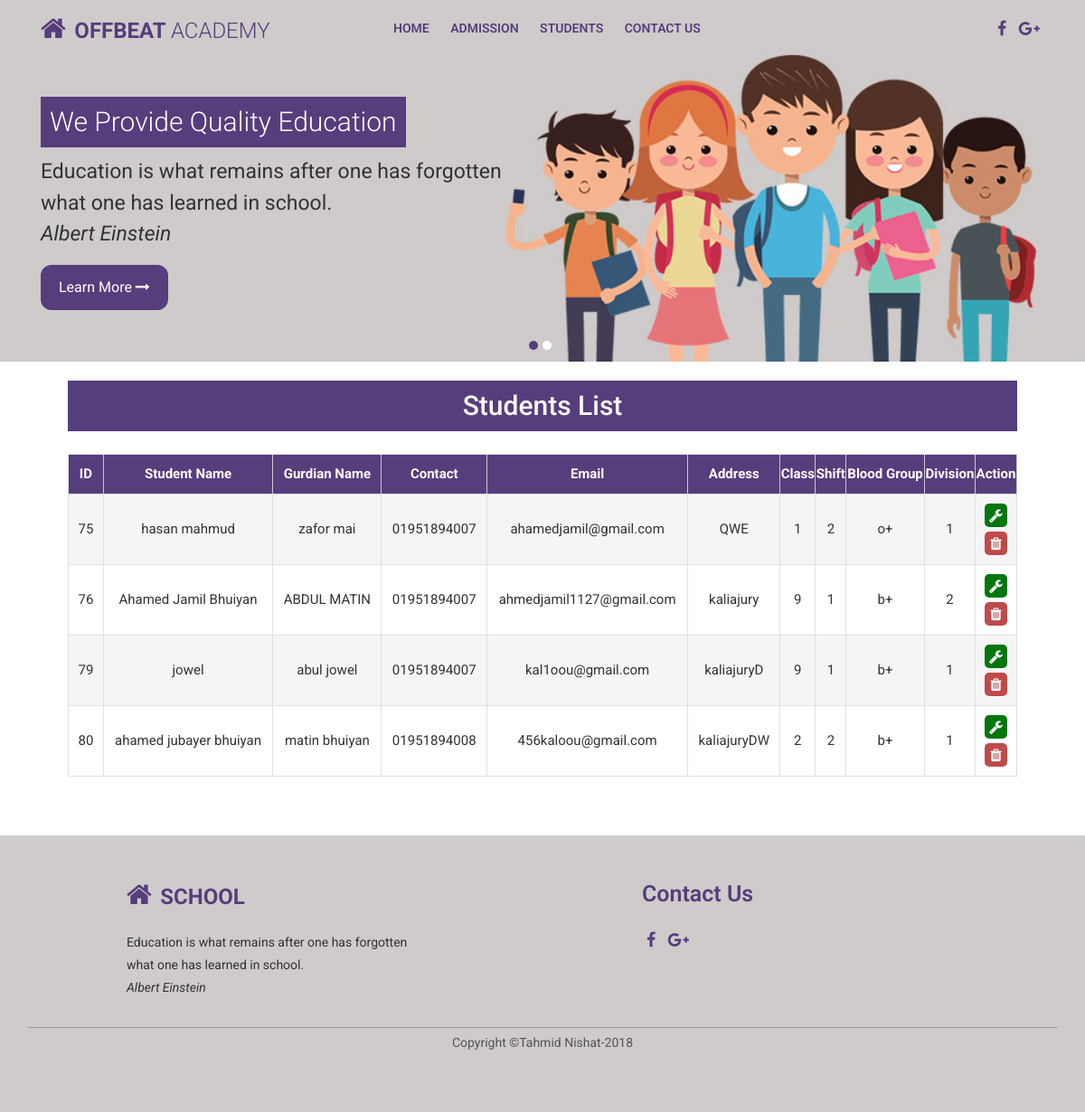
Screenshot of /admission/admission.php?a=view with the database file from the repository.
### tables this page shows
CREATE TABLE `student` (
  `id` int(11) NOT NULL,
  `sname` varchar(200) NOT NULL,
  `gname` varchar(200) NOT NULL,
  `contact` varchar(50) NOT NULL,
  `email` varchar(100) NOT NULL,
  `address` varchar(2000) NOT NULL,
  `class` varchar(10) NOT NULL,
  `shift` int(11) NOT NULL,
  `blgroup` varchar(5) NOT NULL,
  `division` int(11) NOT NULL
);

### admission/admin/view.php (the view, shortened to what this page needs)
<div id="padding">
<div class="section-title">
    <h3>Students list</h3>
</div>
        <?php
				$sql = "select * from student";
				$table = mysqli_query($cn, $sql);
				print '<table>';
				print '<tr><th>ID</th><th>Student Name</th><th>Gurdian Name</th><th>Contact</th><th>Email</th><th>Address</th><th>Class</th><th>Shift</th><th>Blood Group</th><th>Division</th><th>Action</th></tr>';
				while($row = mysqli_fetch_assoc($table))
				{
					print '<tr>';
					print '<td>'.htmlentities($row["id"]).'</td>';
					print '<td>'.htmlentities($row["sname"]).'</td>';
					print '<td>'.htmlentities($row["gname"]).'</td>';
					print '<td>'.htmlentities($row["contact"]).'</td>';
					print '<td>'.htmlentities($row["email"]).'</td>';
					print '<td>'.htmlentities($row["address"]).'</td>';
					print '<td>'.htmlentities($row["class"]).'</td>';
					print '<td>'.htmlentities($row["shift"]).'</td>';
					print '<td>'.htmlentities($row["blgroup"]).'</td>';
					print '<td>'.htmlentities($row["division"]).'</td>';
					print '<td> <a class= "action-e" href= "?a=edit&eid='.$row["id"].'"><i class="fa fa-wrench" title="Update"></i></a>
					<a class= "action-d" href= "?a='.$_GET['a'].'&did='.$row['id'].'"><i class="fa fa-trash" title="Delete"></i></a></td>';
					print '</tr>';
				}
				print '</table>';
    ?>
</div>

### admission/admission.php (shortened to what this page needs)
<!doctype html>
<html lang="en">
<head>
    <link rel="stylesheet" href="assets/css/bootstrap.min.css">
    <link rel="stylesheet" href="assets/css/font-awesome.min.css">
    <link rel="stylesheet" href="assets/css/owl.carousel.min.css">
    <link rel="stylesheet" href="addmisson.css">
</head>
<body>
    <div class="header-area header-absoulate">
        <div class="container">
            <div class="row">
                <div class="col-md-4">
                    <div class="logo">
                        <a href="">
                            <i class="fa fa-home"></i>
                            <span>Offbeat <span id="na">Academy</span></span>
                        </a>
                    </div>
                </div>
                <div class="col-md-7">
                    <div class="main-menu">
                        <?php include('component/menu.php'); ?>
                    </div>
                </div>
                <div class="col-md-1 text-right">
                    <span class="social-icon">
                        <a href=""><i class="fa fa-facebook"></i></a>
                        <a href=""><i class="fa fa-google-plus"></i></a>
                    </span>
                </div>
            </div>
        </div>
    </div>
    <div class="welcome-area">
        <div class="owl-carousel slider-content">
            <div class="single-slider-item slider-bg-1">
                <div class="slider-inner">
                    <div class="container">
                        <div class="row">
                            <div class="col-md-12">
                                <div class="slide-text">
                                    <h2>We provide quality education</h2>
                                    <p>Education is what remains after one has forgotten<br>
                                        what one has learned in school.
                                        <br><i>Albert Einstein</i>
                                    </p>
                                    <a href="" class="boxed-btn">learn more <i class="fa fa-long-arrow-right"></i></a>
                                </div>
                            </div>
                        </div>
                    </div>
                </div>
            </div>
        </div>
    </div>
    <div class="content-area">
        <div class="container-fluid">
            <div class="row">
                <div class="col-md-12">
                    <?php include ('component/controller.php'); ?>
                </div>
            </div>
        </div>
    </div>
    <footer>
        <div class="container">
            <div class="row">
                <div class="col-md-4">
                    <div class="widget">
                        <div class="logo">
                            <a href="">
                                <i class="fa fa-home"></i>
                                <span>School</span>
                            </a>
                            <p> Education is what remains after one has forgotten <br>
                                what one has learned in school.
                                <br><i>Albert Einstein</i>
                            </p>
                        </div>
                    </div>
                </div>
                <div class="col-md-4">
                    <h3>Contact Us</h3>
                    <span class="social-icon">
                        <a href=""><i class="fa fa-facebook"></i></a>
                        <a href=""><i class="fa fa-google-plus"></i></a>
                    </span>
                </div>
                <p class="copy-right">Copyright &copy;Tahmid Nishat-2018</p>
            </div>
        </div>
    </footer>
</body>
</html>

### admission/component/menu.php
<ul>
    <li><a href="/we/index.php">home</a></li>
    <li><a href="?a=student_add">admission</a></li>
    <li><a href="?a=view">students</a></li>
        <li><a href="?a=view">contact us</a></li>
</ul>

### admission/component/controller.php
<?php
if(isset($_GET['a']))
{
    if(file_exists(('admin/'.$_GET['a'].".php")))
    {
        include('admin/'.$_GET['a'].".php");
    }
    else
    {
        print '<h4>Warning ! You are trying to violating our system.</h4>';
        var_dump($_SERVER);
    }
}
else
{
    include('admin/student_add.php');
}
?>

### admission/addmisson.css (style rules this page uses)
* { margin: 0 auto; }
body { font-family: 'Roboto', sans-serif; font-size: 14px; }
h1, h2, h3, h4, h5, h6 { color: #333; text-transform: capitalize; margin-bottom: 10px; }
.header-area { background-color: #563D7C; padding: 10px; }
.header-absoulate { position: absolute; top: 0; left: 0; z-index: 9; width: 100%; background: none; color: #563D7C; margin-bottom: 30px; margin-top: 6px; }
.logo a i.fa.fa-home { color: #563D7C; font-size: 30px; margin-right: 6px; }
.logo span { display: inline-block; color: #563D7C; margin-left: 10px; text-transform: uppercase; margin: 0; font-size: 24px; font-weight: 700; }
.main-menu ul { padding: 0; margin: 0; list-style: none; }
.main-menu ul li { display: inline-block; }
.main-menu ul li a { display: block; padding: 5px 10px; color: #563D7C; text-transform: uppercase; text-align: center; font-weight: 600; transition: .4s; }
span.social-icon a { color: #563D7C; font-size: 18px; margin: 2px 5px; display: inline-block; }
span#na { font-weight: 300; }
.slider-bg-1 { background-image: url(assets/img/student-bg-1.jpg); }
.single-slider-item { background-position: center; background-size: cover; min-height: 400px; width: 100%; display: table; padding-top: 50px; background-color: #333; }
.slider-inner { display: table-cell; width: 100%; vertical-align: middle; }
.slide-text h2 { font-size: 30px; color: #fff; background: #563D7C; display: inline-block; padding: 10px; font-weight: 300; }
.slide-text p { color: #333; font-size: 23px; }
a.boxed-btn { display: inline-block; background: #563D7C; color: #fff; padding: 13px 20px; font-size: 16px; text-transform: capitalize; border-radius: 12px; }
.section-title h3 { background: #563D7C; padding: 10px; color: #fff; font-size: 30px; text-align: center; margin-bottom: 25px; }
table { color: #333; border: none; width: 100%; font-size: 15px; margin-bottom: 35px; overflow: hidden; }
th { background-color: #563D7C; color: #fff; padding: 10px 0; font-size: 15px; text-align: center; border: 1px solid #dddd; }
td { border: 1px solid #dddd; padding: 10px; text-align: center; }
.action-e { display: block; background: #00770D; color: #fff; border-radius: 5px; margin-bottom: 5px; }
.action-d { display: block; background: #BE4B49; color: #fff; border-radius: 5px; }
.action-d i.fa, a.action-e i.fa { display: block; padding: 5px 0; font-size: 16px; }
tr:nth-child(even) { background-color: #f5f5f5; }
footer { background-color: #CFCBCA; padding: 50px 0; }
.widget p { color: #333; margin-right: 20px; margin-top: 20px; line-height: 1.8; }
footer h3 { color: #563D7C; font-size: 25px; font-weight: 600; margin-bottom: 20px; }
.copy-right { border-top: 1px solid #999; width: 100%; text-align: center; padding-top: 6px; margin-top: 15px; color: #555; }
.content-area { padding-bottom: 30px; }
div#padding { padding: 0 60px; }

### rows the page displays
student: id "75", sname "hasan mahmud", gname "zafor mai", contact "01951894007", email "ahamedjamil@gmail.com", address "QWE", class "1", shift "2", blgroup "o+", division "1"
student: id "76", sname "Ahamed Jamil Bhuiyan", gname "ABDUL MATIN", contact "01951894007", email "ahmedjamil1127@gmail.com", address "kaliajury", class "9", shift "1", blgroup "b+", division "2"
student: id "79", sname "jowel", gname "abul jowel", contact "01951894007", email "kal1oou@gmail.com", address "kaliajuryD", class "9", shift "1", blgroup "b+", division "1"
student: id "80", sname "ahamed jubayer bhuiyan", gname "matin bhuiyan", contact "01951894008", email "456kaloou@gmail.com", address "kaliajuryDW", class "2", shift "2", blgroup "b+", division "1"
